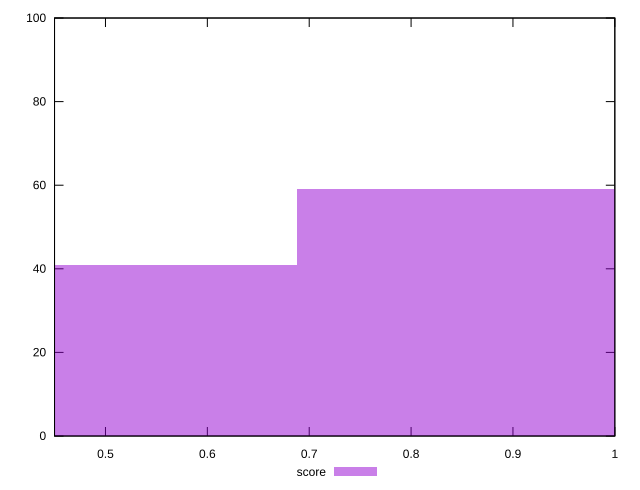

Reproduce this figure in gnuplot.
reset

$score <<EOF
0.9177394395935444 59
0.4588697197967722 41
EOF

set key outside below
set boxwidth 0.4588697197967722
set xrange [0.45:1]
set yrange [0:100]
set trange [0:100]
set style fill transparent solid 0.5 noborder
set terminal svg size 640, 490 enhanced background rgb 'white'
set output "reports/report_00028_2021-02-24T12-49-42.674Z/mainthread-work-breakdown/samples/agenda/score/histogram.svg"

plot $score title "score" with boxes

reset
